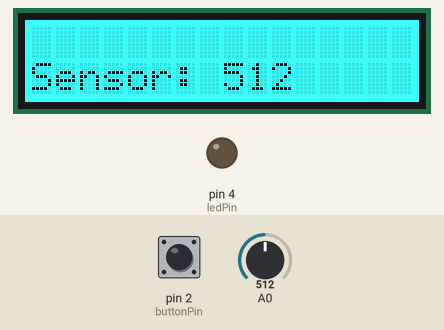
Recording of a sketch running on a simulated Arduino Uno, built with avr-gcc and run on an emulated ATmega328P. Shown: 16×2 character LCD, output pins drawn as LEDs (lit = HIGH). The inputs (shaded band) are chosen by the test bench; at power-on: pin 2 (buttonPin) HIGH, A0 = 512. What the sketch prints to the serial monitor is not drawn.

Above: at 1.2 s.
1.3 s: pin 2 (buttonPin) pulled LOW for 0.15 s
At 2.6 s:
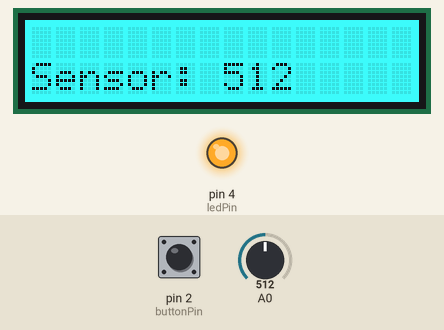
2.9 s: pin 2 (buttonPin) pulled LOW for 1 s
At 4.7 s:
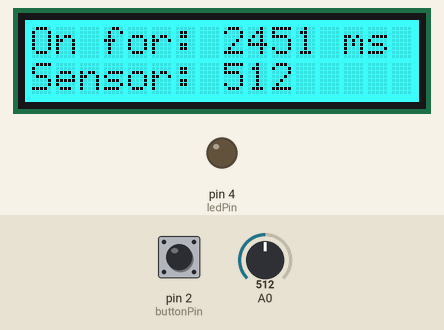
5.4 s: A0 set to 716
At 6.6 s:
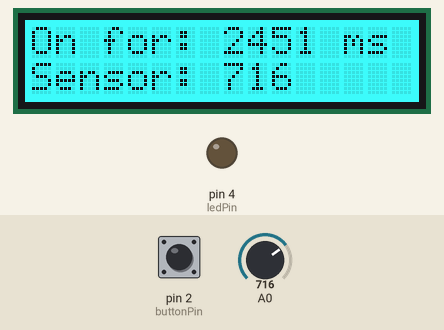
6.9 s: A0 set to 1023
At 8.2 s:
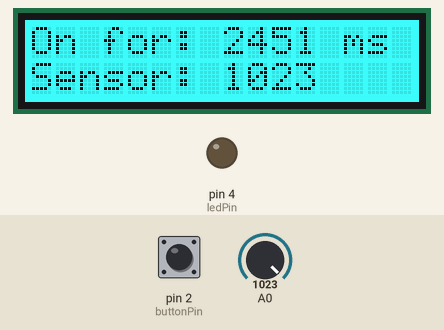
8.5 s: A0 set to 0
At 9.8 s:
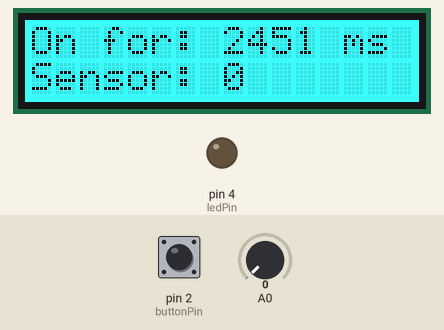
10.1 s: pin 2 (buttonPin) pulled LOW for 0.15 s
At 11.7 s:
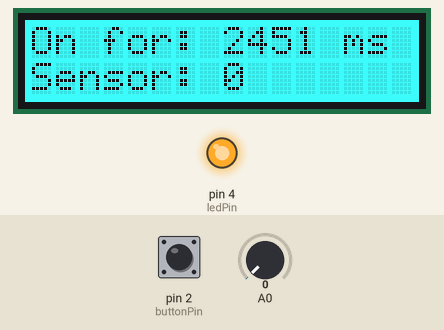
Timing chart, 0 to 12.7 s (numbered marks = the images above; inputs shaded):
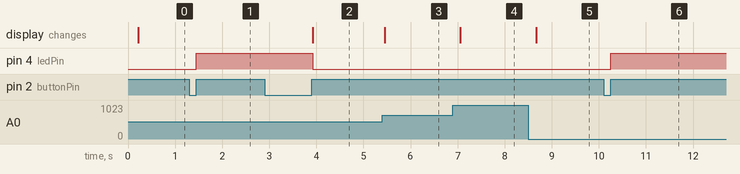

The sketch:

Blink.ino
```cpp
#include <rgb_lcd.h>

// Libraries used to control the LCD Display
#include <Wire.h>

// Instantiating a "LCD" object
rgb_lcd lcd;

const unsigned char ledPin = 4; // led pin
const unsigned char buttonPin = 2; // button pin
bool wasButtonPreviouslyPressed; // keep status of button at previous cycle
bool isLEDOn; // keeps status of LED light
const long debounceInterval = 200;
long pressedTime; // keeps when is the last time button has been pressed
long sensorReadTime; // keeps when is the last time sensor has been read
const long clearLCDInterval = 1000; // interval before LCD screen clears itself
const long sensorReadingInterval = 200;

void setup() {
  // put your setup code here, to run once:
  Serial.begin( 9600 );  // (9600 is the baudrate).

  // initialize digital pin 4 as an output.
  pinMode(ledPin, OUTPUT);
  // initialize digital pin 2 as an input.
  pinMode(buttonPin, INPUT);
  // initialise button status
  wasButtonPreviouslyPressed = digitalRead(buttonPin);
  pressedTime = millis();
  sensorReadTime = pressedTime;

  // Initialize the lcd, 2 rows of 16 chars
  lcd.begin(16, 2);
  // Set the background LED color
  lcd.setRGB(0, 255, 255);
  lcd.clear();

}

// the loop function runs over and over again forever
void loop() {

  bool isButtonPressed = digitalRead(buttonPin);
  long currentTime = millis();
  long timeSinceLastPress = currentTime - pressedTime;

  // if someone presses the button, toggle light
  if ((!wasButtonPreviouslyPressed) && (isButtonPressed) && (timeSinceLastPress > debounceInterval))
  {
    //Serial.println("Toggling LED!");
    //if LED is currently on, it is going to be turned off
    //I will send how long it has been on for
    if (isLEDOn)
    {
      lcd.setCursor(0, 0);
      lcd.print("On for: ");
      lcd.print(timeSinceLastPress);
      lcd.print(" ms         "); // spacing is for clearing line
      Serial.println("Light on for:");
      Serial.println(timeSinceLastPress);
    }

    isLEDOn = !isLEDOn; //toggle light
    pressedTime = currentTime;
    timeSinceLastPress = 0;
  }

  //printing and sending sensor (light) reading every 200ms
  if (currentTime - sensorReadTime > sensorReadingInterval)
  {
    unsigned int lightIntensity = analogRead(0);
    lcd.setCursor(0, 1);
    lcd.print("Sensor: ");
    lcd.print(lightIntensity);
    lcd.print("       "); //spacing is for clearing line
    Serial.println("Light intensity:");
    Serial.println(lightIntensity);
    sensorReadTime = currentTime;
  }

  wasButtonPreviouslyPressed = isButtonPressed;
  digitalWrite(ledPin, isLEDOn);

}
```

Measured:
- after the input at 1.3 s, pin 4 (ledPin): LOW → HIGH after 0.15 s
- after the input at 2.9 s, pin 4 (ledPin): HIGH → LOW after 1.0 s; the display: changes after 1.0 s (image 2)
- after the input at 5.4 s, the display: changes after 0.05 s (image 3)
- after the input at 6.9 s, the display: changes after 0.16 s (image 4)
- after the input at 8.5 s, the display: changes after 0.17 s (image 5)
- after the input at 10.1 s, pin 4 (ledPin): LOW → HIGH after 0.15 s
